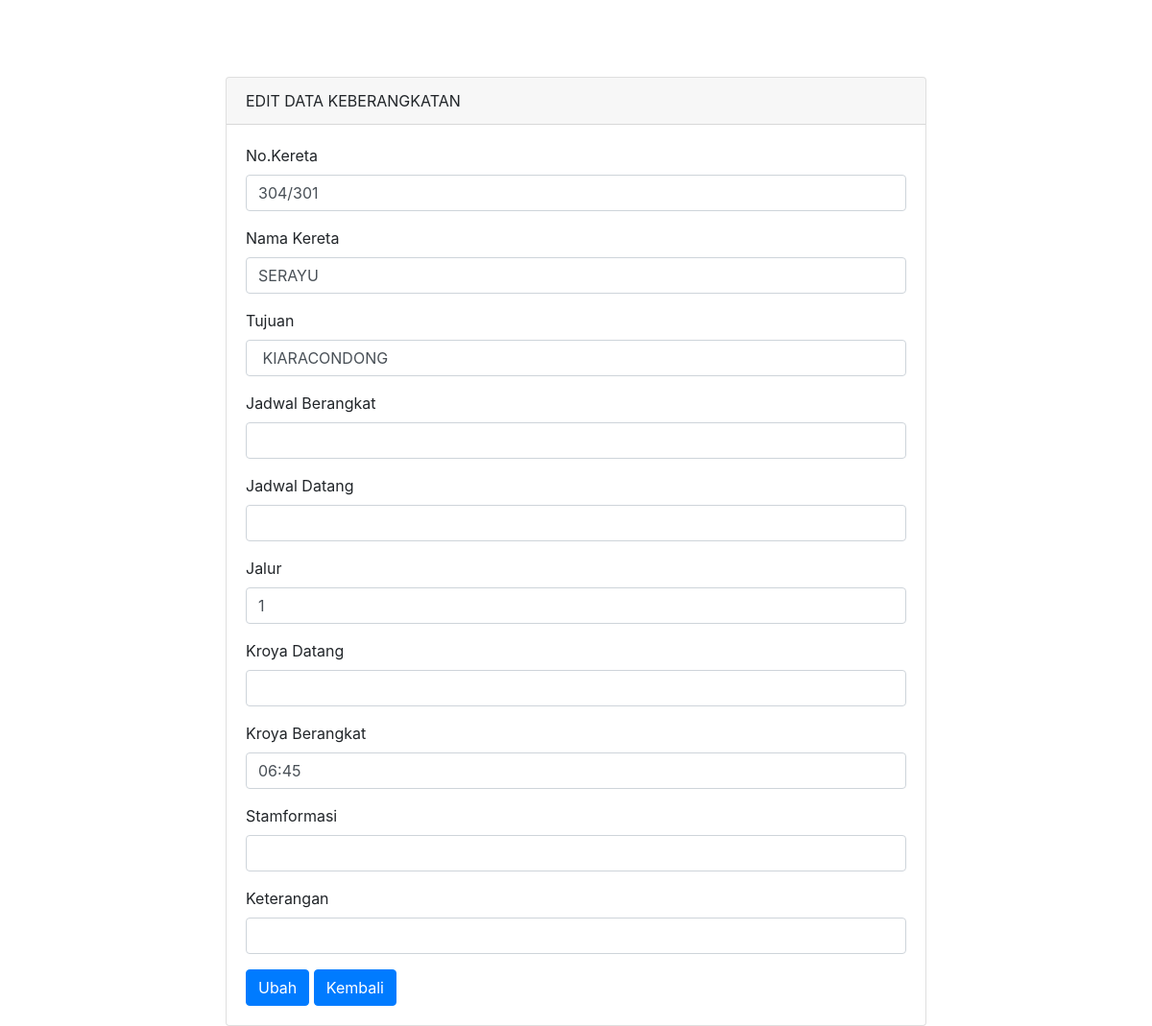
/Kroya/modif-data/update.php?id=1172, run on the app's committed database.
### tables this page shows
CREATE TABLE `departure_kroya` (
  `id` int(11) NOT NULL,
  `nomor` int(11) NOT NULL,
  `no_ka` varchar(100) NOT NULL,
  `nama_ka` varchar(100) NOT NULL,
  `relasi` varchar(100) NOT NULL,
  `jadwal_berangkat` varchar(5) NOT NULL,
  `jadwal_datang` varchar(5) NOT NULL,
  `jumlah` int(1) NOT NULL,
  `kroya_datang` varchar(5) NOT NULL,
  `kroya_berangkat` varchar(5) NOT NULL,
  `stamformasi` varchar(100) NOT NULL,
  `keterangan` varchar(100) NOT NULL
);

### Kroya/modif-data/update.php (the view, shortened to what this page needs)
<?php
include "koneksi.php";
$id = $_GET["id"];
        ?>
    <?php
$row = mysqli_fetch_array(mysqli_query($koneksi, "SELECT * FROM departure_kroya WHERE id = '$id'"));
if($row['no_ka'] != ""){
?>
<!doctype html>
<html lang="en">
  <head>
    <link rel="stylesheet" href="https://stackpath.bootstrapcdn.com/bootstrap/4.4.1/css/bootstrap.min.css">
  </head>
  <body>
    <div class="container" style="margin-top: 80px">
      <div class="row">
        <div class="col-md-8 offset-md-2">
          <div class="card">
            <div class="card-header">
              EDIT DATA KEBERANGKATAN
            </div>
            <div class="card-body">
              <form method="POST">
                <div class="form-group">
                  <label>No.Kereta</label>
                  <input value='<?php echo $row['no_ka']; ?>' type="text" name="nomorka" class="form-control" style="text-transform: uppercase;">
                </div>
                <div class="form-group">
                  <label>Nama Kereta</label>
                  <input value='<?php echo $row['nama_ka']; ?>' type="text" name="nama_ka" class="form-control" style="text-transform: uppercase;">
                </div>
                <div class="form-group">
                  <label>Tujuan</label>
                  <input value='<?php echo $row['relasi']; ?>' type="text" name="relasi" class="form-control" style="text-transform: uppercase;">
                </div>
                <div class="form-group">
                  <label>Jadwal Berangkat</label>
                  <input value='<?php echo $row['jadwal_berangkat']; ?>' type="text" name="jadwal_brgkt" class="form-control" style="text-transform: uppercase;">
                </div>
                <div class="form-group">
                  <label>Jadwal Datang</label>
                  <input value='<?php echo $row['jadwal_datang']; ?>' type="text" name="jadwal_dtg" class="form-control" style="text-transform: uppercase;">
                </div>
                <div class="form-group">
                  <label>Jalur</label>
                  <input value='<?php echo $row['jumlah']; ?>' type="number" name="jumlah" class="form-control" style="text-transform: uppercase;">
                </div>
                <div class="form-group">
                  <label>Kroya Datang</label>
                  <input value='<?php echo $row['kroya_datang']; ?>' type="text" name="pwtdtg" class="form-control" style="text-transform: uppercase;">
                </div>
                <div class="form-group">
                  <label>Kroya Berangkat</label>
                  <input value='<?php echo $row['kroya_berangkat']; ?>' type="text" name="pwtbrk" class="form-control" style="text-transform: uppercase;">
                </div>
                <div class="form-group">
                  <label>Stamformasi</label>
                  <input value='<?php echo $row['stamformasi']; ?>' type="text" name="stamformasi" class="form-control" style="text-transform: uppercase;">
                </div>
                <div class="form-group">
                  <label>Keterangan</label>
                  <input value='<?php echo $row['keterangan']; ?>' type="text" name="keterangan" class="form-control" style="text-transform: uppercase;">
                </div>
                <button type="submit" class="btn btn-primary" name="ubah">Ubah</button>
                <button class="btn btn-primary" name="kembali">Kembali</button>
              </form>
              <?php
}?>
            </div>
          </div>
        </div>
      </div>
    </div>
  </body>
</html>

### data on the page
departure_kroya: nomorka "304/301", nama_ka "SERAYU", relasi "KIARACONDONG", jumlah "1", pwtbrk "06:45"
